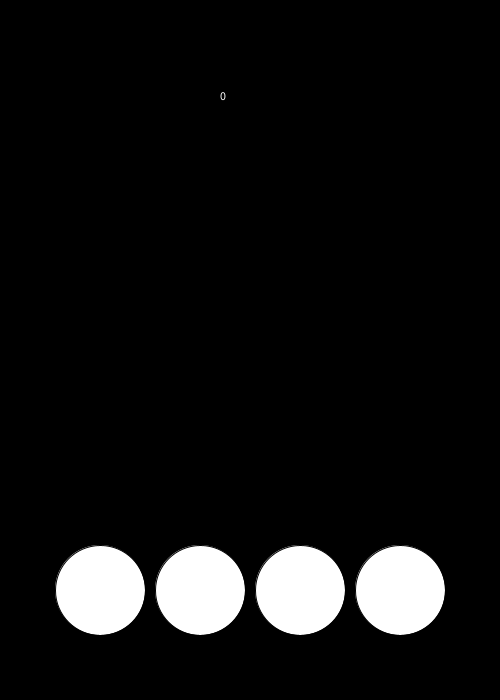
Frame 1 (no input)
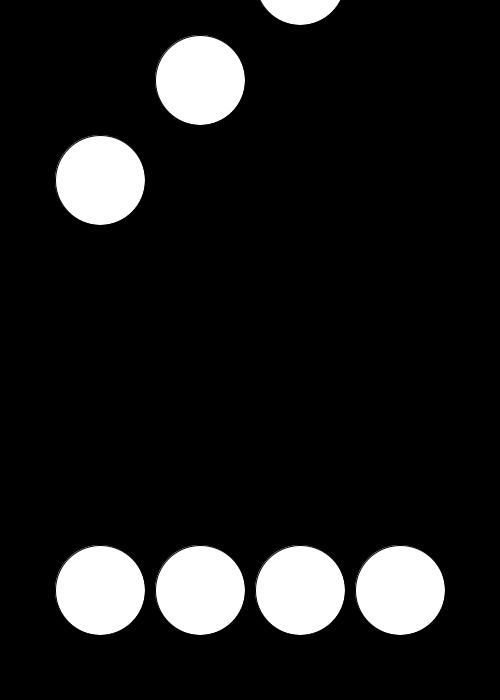
Frame 60 (the mouse pressed at the canvas centre just before this capture)
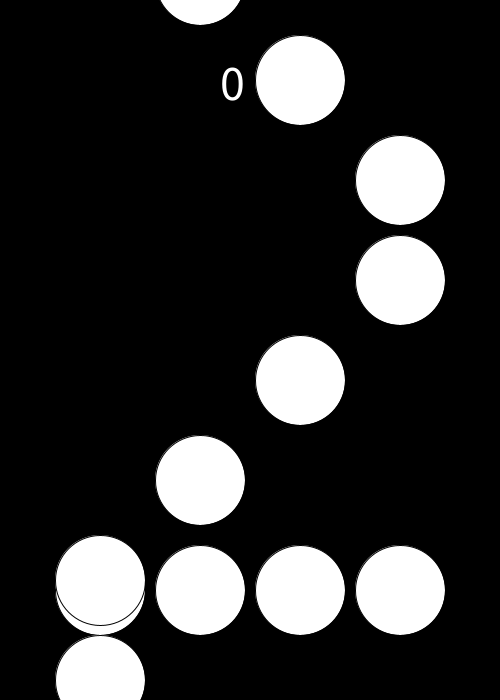
Frame 120 (the mouse held since frame 60 and released just before this capture)

The Processing sketch that drew these frames (run headless with seeded random() and noise(); from frame 60 on, the mouse is pressed at the canvas centre):

// Processing sketch: game
// ── game.pde
float []notes1 = new float[12];//{0, -700};
float []notes2 = new float[12];//{-100, -600};
float []notes3 = new float[12];//{-200, -500};
float []notes4 = new float[12];//{-300, -400};
float verSpeed = 20;
boolean Akey = false;
boolean Skey = false;
boolean Kkey = false;
boolean Lkey = false;
int score = 0;


void setup() {
  size(500, 700);

  float offset = -1000;
  int index = 0;
  for (int i = 0; i<6; i++) {
    notes1[index] = offset;
    notes2[index] = offset - 100;
    notes3[index] = offset - 200;
    notes4[index] = offset - 300;
    index++;
    offset -= 400;
    notes4[index] = offset;
    notes3[index] = offset - 100;
    notes2[index] = offset - 200;
    notes1[index] = offset - 300;
    index++;
    offset -= 400;
  }
}


void draw() {

  background(0, 0, 0);
  
   text(score,220,100);
   textSize(50);
  ellipse(100,590,90,90);
  if (Akey){
  ellipse(100,590,100,100);
  }
   
  ellipse(200,590,90,90);
   if (Skey){
  ellipse(200,590,100,100);
  }
   
  ellipse(300,590,90,90);
  if (Kkey){
  ellipse(300,590,100,100);
  }
   
  ellipse(400,590,90,90);
  if (Lkey){
  ellipse(400,590,100,100);
  }
  for (int i = 0; i<notes1.length; i++) {

    ellipse(100, notes1[i], 90, 90);
    ellipse(200, notes2[i], 90, 90);
    ellipse(300, notes3[i], 90, 90);
    ellipse(400, notes4[i], 90, 90);


    notes1[i]= notes1[i] + verSpeed;
    notes2[i]= notes2[i] + verSpeed;
    notes3[i]= notes3[i] + verSpeed;
    notes4[i]= notes4[i] + verSpeed;
  }
}



void keyPressed(){
 if(key == 'a'){
  
 Akey = true;
 
 
 
 for(int i = 0; i<notes1.length; i++){
 if(notes1[i] >= 540 && notes1[i] <= 640){
   notes1[i] = 1000; 
   score = score + 1000;
   println(score);

  
 }
  }
 }
 
 if(key == 's'){
 Skey = true;
 
  for(int i = 0; i<notes2.length; i++){
 if(notes2[i] >= 540 && notes2[i] <= 640){
   notes2[i] = 1000;
   score = score + 1000;
   println(score);

 }
  }
 }
 
 if(key == 'k'){
 Kkey = true;
   for(int i = 0; i<notes3.length; i++){
 if(notes3[i] >= 540 && notes3[i] <= 640){
   notes3[i] = 1000;
   score = score + 1000;
   println(score);
    
   

   
 }
  }
 }
 
 if(key == 'l'){
 Lkey = true;
   for(int i = 0; i<notes4.length; i++){
 if(notes4[i] >= 540 && notes4[i] <= 640){
   notes4[i] = 1000;
   score = score + 1000;
   println(score);

 }
   }
 }
}

void keyReleased(){
 if(key == 'a'){
 Akey = false;
}
 if(key == 's'){
 Skey = false;
}
 if(key == 'k'){
 Kkey = false;
}
 if(key == 'l'){
 Lkey = false;
}
}
